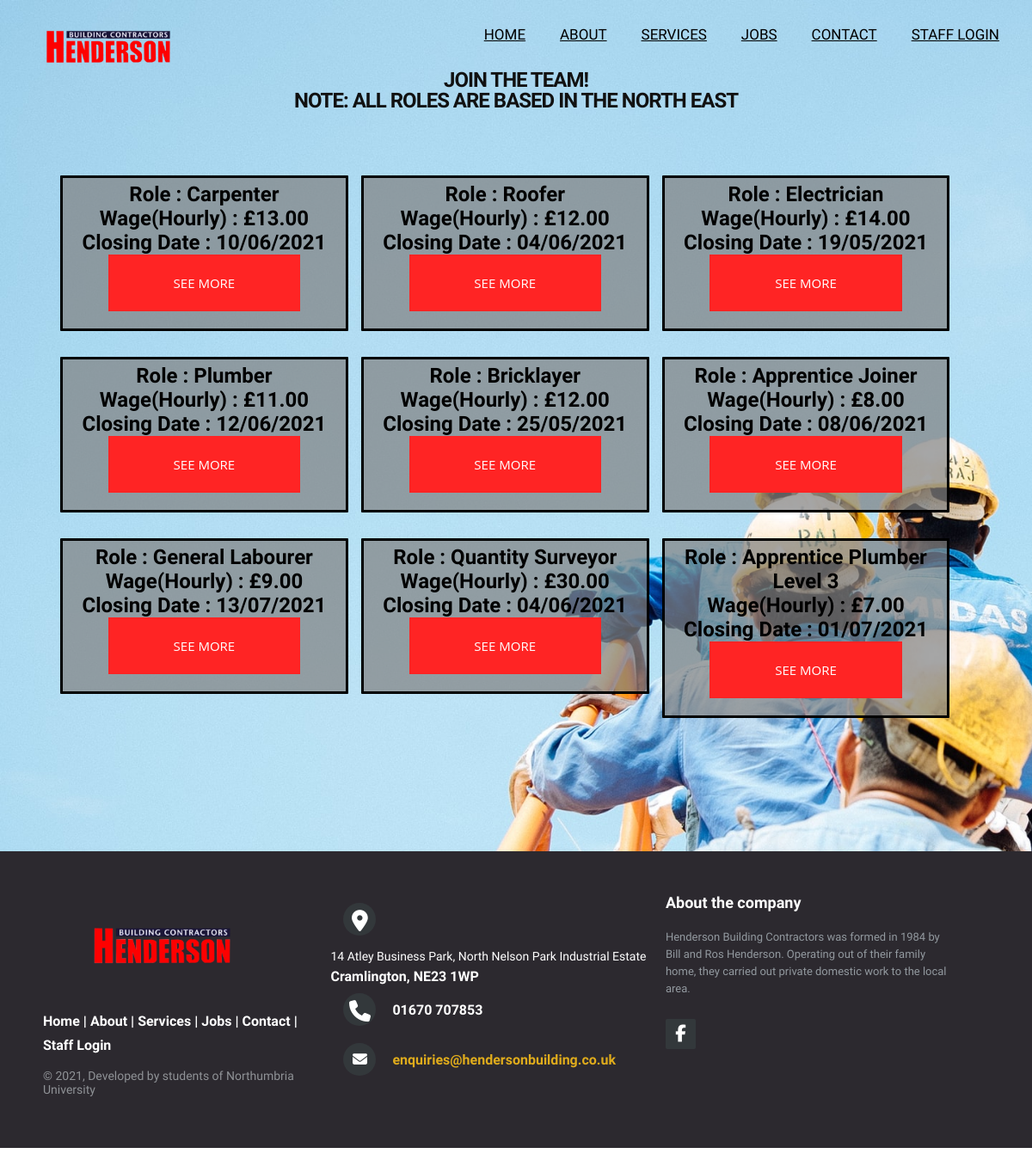
The page /frontend/jobs.php on the database its author committed.
### tables this page shows
CREATE TABLE "hd_job_vacancies" (
	"job_id"	INTEGER NOT NULL,
	"job_title"	TEXT,
	"job_wage"	INTEGER,
	"job_desc"	TEXT,
	"job_requirements"	TEXT,
	"job_close_date"	TEXT,
	PRIMARY KEY("job_id" AUTOINCREMENT)
);

### frontend/inc/functions.php (the view, shortened to what this page needs)
<?php
function getDatabase(){
    $dir = 'sqlite:../DB/hendersonDB.sqlite';
    $dbConnection  = new PDO($dir) or die("cannot open the database");
    return $dbConnection;
}
function makePageStart() {
	$pageStartContent = <<<PAGESTART
    <!DOCTYPE html>
    <html lang="en">
    <head>
        <meta charset="UTF-8">
        <meta name="viewport" content="width=device-width, initial-scale=1.0">
        <script src="https://kit.fontawesome.com/a076d05399.js"></script>
        <title>Henderson Building Contractors</title>
        <link rel="icon" href="styles/images/logo.png" type="image" sizes="16x16">
        <link rel="stylesheet" href="styles/style.css">
    </head>
PAGESTART;
	$pageStartContent .="\n";
	return $pageStartContent;
}
function makeNav(){
        $makeNav = <<<NAVIGATION
        <nav>
            <input type="checkbox" id="check">
            <label for="check" class="checkbtn">
            <i class="fas fa-bars"></i>
            </label>
            <div class="nav-logo">
                <img src="styles/images/logo.png">
            </div>
            <ul>
                <li><a href="index.php">Home</a></li>
                <li><a href="#">About</a></li>
                <li><a href="services.php">Services</a></li>
                <li><a href="jobs.php">Jobs</a></li>
                <li><a href="contactForm.php">Contact</a></li>
                <li><a href="loginForm.php">Staff Login</a></li>
            </ul>
      </nav>
NAVIGATION;
    $makeNav .="\n";
	return $makeNav;
}
function makeFooter(){
    $footer = <<<FOOTER
    <footer class="footer-distributed">
        <div class="footer-left">
            <img src="styles/images/logo.png">
            <p class="footer-links">
            <a href="index.php">Home</a>
            |
            <a href="#">About</a>
            |
            <a href="services.php">Services</a>
            |
            <a href="jobs.php">Jobs</a>
            |
            <a href="contactForm.php">Contact</a>
            |
            <a href="loginForm.php">Staff Login</a>
            </p>
            <p class="footer-company-name">© 2021, Developed by students of Northumbria University</p>
        </div>
        <div class="footer-center">
            <div>
            <i class="fa fa-map-marker"></i>
            <p><span>14 Atley Business Park,
                North Nelson Park Industrial Estate</span>
                Cramlington, NE23 1WP</p>
            </div>
            <div>
                <i class="fa fa-phone"></i>
                <p>01670 707853</p>
            </div>
            <div>
                <i class="fa fa-envelope"></i>
                <p><a href="mailto:enquiries@hendersonbuilding.co.uk">enquiries@hendersonbuilding.co.uk</a></p>
            </div>
        </div>
        <div class="footer-right">
            <p class="footer-company-about">
            <span>About the company</span>
                Henderson Building Contractors was formed in 1984 by Bill and Ros Henderson. Operating out of their family home, they carried out private domestic work to the local area.</p>
            <div class="footer-icons">
            <a href="#"><i class="fa fa-facebook-f"></i></a>
            </div>
        </div>
    </footer>
FOOTER;
    $footer .="\n";
    return $footer;
}
function makePageEnd(){
    $pageEndContent = <<<PAGEEND
    </html>
PAGEEND;
    $pageEndContent .="\n";
    return $pageEndContent;
}
function getJobs($job){
    $dbConn = getDatabase();
    $select_stmt = $dbConn->prepare("SELECT
                                        job_id AS 'ID',
                                        job_title AS 'Role',
                                        job_wage AS 'Wage(Hourly)',
                                        job_close_date AS 'Closing Date'
                                        FROM hd_job_vacancies");
    $select_stmt->execute();
    $jobs = array();
    if ($select_stmt->execute()) {
        while ($row = $select_stmt->fetch(PDO::FETCH_ASSOC)) {
            $jobs[] = $row;
        }
    }
    return $jobs;
}
function makeJobsPage(){
    $jobs = getJobs('all');
    $jobBox = "";
    foreach ( $jobs as $jobItem ) {
        $jobBox .= "<div class='job-box'>";
        $jobBox .= "<form id='jobForm' action='jobPage.php' method='post'>";
        foreach ( $jobItem as $key => $value ) {
            if ($key === 'ID'){
                $jobBox .= "<label style='display:none;' for='$key'>$key</label>
                        <input style='display:none;' name='$key' type='text' readonly value ='$value'>";
            }else if($key === 'Wage(Hourly)'){
                $jobBox .= "<h2>$key : £$value.00</h2>";
            }else {
                $jobBox .= "<h2>$key : $value</h2>";
            }
        }
        $jobBox .= "<fieldset><button name='btn_goToJob' type='submit' id='goToJob'>See More</button></fieldset>";
        $jobBox .= "</form></div><br>";
    }
    $jobsPage = <<<JOBS
                $jobBox
JOBS;
    $jobsPage .="\n";
    return $jobsPage;
}
?>

### frontend/jobs.php (shortened to what this page needs)
<?php
  require_once("inc/functions.php");
  echo makePageStart();
  echo makeNav();
?>
<body style="background-image: url(styles/images/jobs.jpg);">
    <h3 class="title">Join The Team!
        <p>Note: All roles are based in the North East</p>
    </h3>
    <div class="job-page">
        <?php echo makeJobsPage();?>
    </div>
</body>
<?php
echo makeFooter();
echo makePageEnd();
?>

### frontend/styles/style.css (style rules this page uses)
* { margin: 0; padding: 0; box-sizing: border-box; font-family: 'Open Sans Condensed', sans-serif; }
body { background-repeat: no-repeat; background-size: cover; }
html, body { min-height: 100vh; }
.title { font-size: x-large; text-align: center; height: 30%; color: #111; font-weight: bold; letter-spacing: -1px; line-height: 1; text-align: center; text-transform: uppercase; display: flex; align-items: center; flex-flow: column wrap; width: 100%; margin: 0; }
nav { height: 80px; width: 100%; z-index: 20; font-family: poppins; display: inline; overflow:hidden; text-align: center; }
.nav-logo { left:0; width: 20%; margin: 0; position: relative; }
.nav-logo img { width: 100%; position: absolute; left:0; }
nav ul { float: right; margin-right: 20px; z-index: 20; }
nav ul li { display: inline-block; line-height: 80px; margin: 0 5px; }
nav ul li a { color: black; font-size: 17px; font-family: 'Open Sans Condensed', sans-serif; padding: 7px 13px; border-radius: 3px; text-transform: uppercase; }
.job-page { display: flex; flex-wrap: wrap; flex-flow: row wrap; width: 100%; padding: 5%; }
.job-page .job-box { width: 31%; display: block; overflow: hidden; height: 100%; padding: 5px; margin:5px; margin-left:10px; margin-top: 15px; margin-bottom: 15px; text-align: center; border-radius: 1px; border: solid black; background-color: rgb(128,128,128, 0.7); }
.job-page .job-box form { height: 100%; width: 100%; }
.job-page .job-box form button[type="submit"] { font:400 12px/16px "Open Sans", Helvetica, Arial, sans-serif; }
#jobForm button[type="submit"] { cursor:pointer; width:70%; border:none; background:#ff2424; color:#FFF; margin:0 0 5px; padding:25px 10px; font-size:15px; text-transform: uppercase; }
footer { position: relative; bottom: 0; }
.footer-distributed { background-color: #2c292f; box-sizing: border-box; width: 100%; text-align: left; font: bold 16px sans-serif; padding: 50px 50px 60px 50px; margin-top: 80px; }
.footer-distributed .footer-left, .footer-distributed .footer-center, .footer-distributed .footer-right { display: inline-block; vertical-align: top; }
.footer-distributed .footer-left { width: 30%; }
.footer-distributed .footer-left img { width: 80%; }
.footer-distributed .footer-links { color: #ffffff; margin: 20px 0 12px; }
.footer-distributed .footer-links a { display:inline-block; line-height: 1.8; text-decoration: none; color: inherit; }
.footer-distributed .footer-company-name { color: #8f9296; font-size: 14px; font-weight: normal; margin: 0; }
.footer-distributed .footer-center { width: 35%; }
.footer-distributed .footer-center i { background-color: #33383b; color: #ffffff; font-size: 25px; width: 38px; height: 38px; border-radius: 50%; text-align: center; line-height: 42px; margin: 10px 15px; vertical-align: middle; }
.footer-distributed .footer-center i.fa-envelope { font-size: 17px; line-height: 38px; }
.footer-distributed .footer-center p { display: inline-block; color: #ffffff; vertical-align: middle; margin:0; }
.footer-distributed .footer-center p span { display:block; font-weight: normal; font-size:14px; line-height:2; }
.footer-distributed .footer-center p a { color: #e0ac1c; text-decoration: none;; }
.footer-distributed .footer-right { width: 30%; }
.footer-distributed .footer-company-about { line-height: 20px; color: #92999f; font-size: 13px; font-weight: normal; margin: 0; }
.footer-distributed .footer-company-about span { display: block; color: #ffffff; font-size: 18px; font-weight: bold; margin-bottom: 20px; }
.footer-distributed .footer-icons { margin-top: 25px; }
.footer-distributed .footer-icons a { display: inline-block; width: 35px; height: 35px; cursor: pointer; background-color: #33383b; border-radius: 2px; font-size: 20px; color: #ffffff; text-align: center; line-height: 35px; margin-right: 3px; margin-bottom: 5px; }
fieldset { border: medium none !important; margin: 0 0 10px; min-width: 100%; padding: 0; width: 100%; }

### rows shown on the page
hd_job_vacancies: key "Role", job_title "Carpenter", key "Wage(Hourly)", value "13", key "Closing Date", value "10/06/2021"
hd_job_vacancies: key "Role", job_title "Roofer", key "Wage(Hourly)", value "12", key "Closing Date", value "04/06/2021"
hd_job_vacancies: key "Role", job_title "Electrician", key "Wage(Hourly)", value "14", key "Closing Date", value "19/05/2021"
hd_job_vacancies: key "Role", job_title "Plumber", key "Wage(Hourly)", value "11", key "Closing Date", value "12/06/2021"
hd_job_vacancies: key "Role", job_title "Bricklayer", key "Wage(Hourly)", value "12", key "Closing Date", value "25/05/2021"
hd_job_vacancies: key "Role", job_title "Apprentice Joiner", key "Wage(Hourly)", value "8", key "Closing Date", value "08/06/2021"
hd_job_vacancies: key "Role", job_title "General Labourer", key "Wage(Hourly)", value "9", key "Closing Date", value "13/07/2021"
hd_job_vacancies: key "Role", job_title "Quantity Surveyor", key "Wage(Hourly)", value "30", key "Closing Date", value "04/06/2021"
hd_job_vacancies: key "Role", job_title "Apprentice Plumber Level 3", key "Wage(Hourly)", value "7", key "Closing Date", value "01/07/2021"
